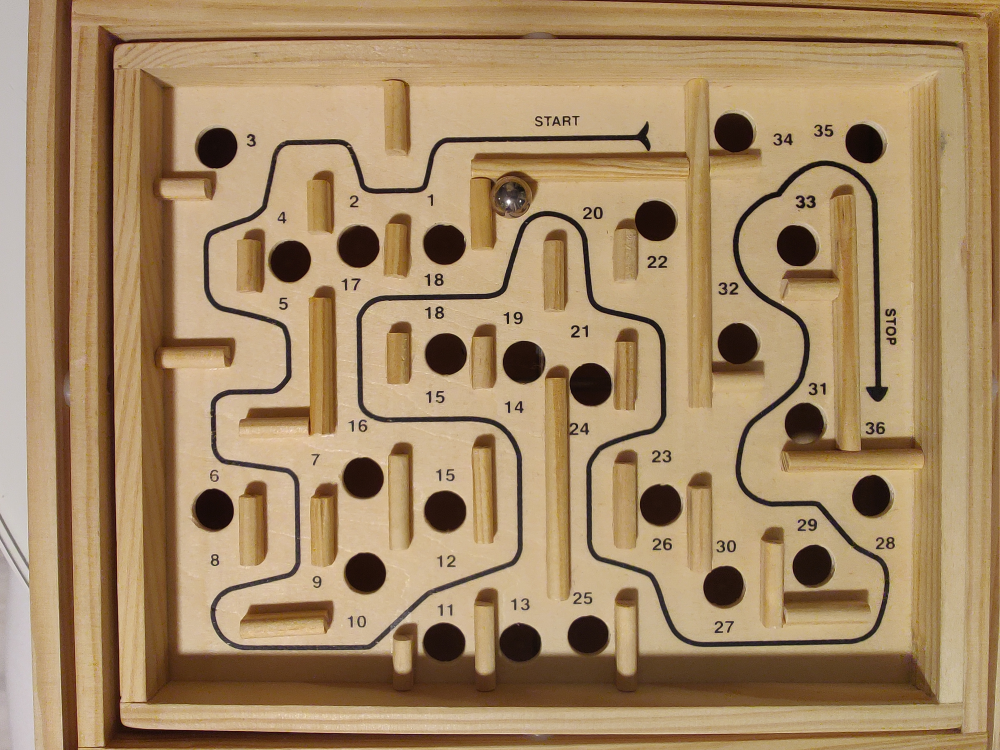
#> input picture KEX_Bilder/Top-Toy Labyrint/IMG_20250120_211306.jpg, 4000 x 3000 px, given in place of the camera (shown at 1/4 size)
$ python main.py
#> lines starting #> are read from the running program, lines starting #| are printed output that depends on the picture; after the words box and inside, x2 and y2 are one past the last pixel; in counts of white or black regions, pixels touching at a corner belong together
### BallDetection.py
import cv2
import numpy as np # for detectCircles

""" mask with difference from plane without ball present, requires homography to account for tilting plane """
# [27 lines left out: function processDiff, not called in this run]

""" Can mask without reference and homography """
# [35 lines left out: functions processBlur, processBlurTopToyPhoneCam, not called in this run]

""" Using light reflection in marble """
def processLight(img):
    #img = cv2.medianBlur(img, 1)

    # Threshold whitest parts (Light reflection)
    _, img = cv2.threshold(img, 250, 255, cv2.THRESH_BINARY)
    # Lite lägre threshold så dyker reflektion i planet upp
    # Måste hantera annat som dyker upp så som: sticker, skruvar och metallstavar!

    #cv2.imshow("processLight Thresh", img)

    # Make little bigger for circle detetction (Maybe use other method now?)
    img = cv2.dilate(img, None, iterations=5)
    img = cv2.medianBlur(img, 9)

    return img

# How to detect ball coords?
# FindContours, SimpleBlobDetector, HoughCircles

""" Detects circles hopefully well, unreliable without binary mask"""
""" inputs image to detect and image to print circles to, returns detected circles coords & radius"""
def detectCircles(img, imgOut):
    # https://www.geeksforgeeks.org/circle-detection-using-opencv-python/

    # Top-Toy, processBlur values 1, 20, 50, 10, 1, 10
    detected_circles = cv2.HoughCircles(img,
                   cv2.HOUGH_GRADIENT, 1, 30, param1 = 50,
               param2 = 10, minRadius = 1, maxRadius = 10)
    # param2 ensures better circles --> higher value (10 quite low?)

    # Draw circles that are detected.
    if detected_circles is not None:

        # Convert the circle parameters a, b and r to integers.
        detected_circles = np.uint16(np.around(detected_circles))

        for pt in detected_circles[0, :]:
            a, b, r = pt[0], pt[1], pt[2]

            #print(f"Circle at coords: ({a}, {b}) with radius: {r}")

            # Draw the circumference of the circle.
            cv2.circle(imgOut, (a, b), r, (127, 0, 0), 2) # Grey ring (color not visible in binary mask)

            # Draw a small circle (of radius 1) to show the center.
            cv2.circle(imgOut, (a, b), 1, (50, 0, 0), 1)

        # Display detected circles
        cv2.imshow("Detected Circles", imgOut)

        """ Add function to only return most likely to be the ball if there's more than 1 circle """
        return detected_circles[0][0] # Only outputs 1st circle for now
    else:
        print("No circles detected.")
        return None

""" Have not gotten this to work yet"""
# [38 lines left out: function detectBlobs, not called in this run]

"""" Returns ball center coords relative to the image pixel coordinate system"""
def GetBallCoords_ImageCoords(img):
    # [6 lines of commented-out code are left out]
    img = processLight(img)
    return detectCircles(img,img)


# [59 lines that do not run on import are left out]

### BallVelocity.py
#from symbol import pass_stmt

import cv2
from BallDetection import GetBallCoords_ImageCoords

""" Calculates ball velocity in image pixel speed between two image inputs """
""" OBS if no ball is detected, adjust so it takes missing frames into account """
""" For missing frames use last known position and velocity """
def GetVelocity_ImageCoords(frame1,frame2,framerate, lastValidCoords, lastValidVelocity):
    coords1 = GetBallCoords_ImageCoords(frame1)
    coords2 = GetBallCoords_ImageCoords(frame2)

    # Use last valid coordinates/velocity if missing
    if coords1 is None:
        coords1 = lastValidCoords
    if coords2 is None:
        return lastValidVelocity, coords1

    # initial frame
    #if coords1 is None:
        #raise TypeError
    # Check if one frame is missing
    # if coords2 is None:
    #     raise SystemExit(coords1)

    # Coords in unsigned uint16, cannot subtract, cast to int
    dx = int(coords2[0])-int(coords1[0])
    dy = int(coords2[1])-int(coords1[1])
    #print(f"(dx,dy): ({dx},{dy})")
    vx = dx * framerate
    vy = dy * framerate

    # Debug draw velocity
    cv2.line(frame2, (coords1[0], coords1[1]),(coords2[0], coords2[1]),(127,0,0),2)
    #cv2.imshow("Velocity", frame2)

    return [vx, vy], coords2 # Returns both velocity and last known position (OBS speed in pixels/s)

# [11 lines that do not run on import are left out]

### Timer.py
import time

class Timer:
    def __init__(self, duration_sec):
        self.duration = duration_sec  # How long to wait
        self.start_time = None
        self.running = False

    # [4 lines left out: function start, not called in this run]

    def stop(self):
        self.start_time = None
        self.running = False

    def reset(self):
        self.stop()
        self.start()

    # [9 lines left out: functions is_done, get_elapsed, not called in this run]

### main.py
"""" import relevant scripts and run here """
""" sudo chmod a+rw /dev/ttyACM0 """
import cv2
from BallVelocity import GetVelocity_ImageCoords
import serial
import time
from matplotlib import pyplot
import numpy as np
from Timer import Timer

def prepareImage(img):
    img = prepareImageScaleCrop(img)
    img = prepareImage2Gray(img)
    return img

def prepareImageScaleCrop(img):
    scale = 0.5
    img = cv2.resize(img, (0, 0), fx=scale, fy=scale)
    #cv2.imshow("Source", img)

    # Crop
    # img = img[:, 25:117]
    return img

def prepareImage2Gray(img):
    img = cv2.cvtColor(img, cv2.COLOR_BGR2GRAY)
    return img

# Query has to follow correct message layout to avoid delay ()
def serialQuery(message):
    message += '\n'
    ser.write(message.encode('ascii'))
    #print("Message sent: " + message)
    #print("message sent at" + time.ctime())

# [5 lines left out: function getMouseClick, not called in this run]

def getCurrentSetpoint():
    global pointIndex
    if setpointMode == "mouse":
        return mouseSetpoint
    elif setpointMode == "list":
        if pointIndex < len(pointList):
            return pointList[pointIndex]
        else:
            return None  # or hold last point

# [5 lines left out: function draw_cross, not called in this run]

if __name__ == '__main__':
    # Initialize serial
    #serialName: str = 'COM37' # Windows port name
    serialName: str = '/dev/ttyACM0'  # Linux port name
    baud: int = 38400#19200
    ser = serial.Serial(serialName, baudrate=baud)  # , rtscts=False, dsrdtr=False)  # open serial port
    time.sleep(1)

    # Import video and parameters
    videoPath = "KEX_Bilder/Top-Toy Labyrint/Video_Flash02.mp4"
    videoPath = "KEX_Bilder/BRIO Labyrint/Video_Lvl3.avi"
    #deviceID = 0
    deviceID = "/dev/video2"
    framerate = 30
    px2mm = 0.872441051775 # Convertion rate from pixles to real world units (gathered from ColorDetection.py)
    frame_width = 640
    frame_height = 480
    scale = 0.5 # !! Not global variable, must be set to same as in prepareImageScaleCrop()
    vidResultSavePath = "KEX_Bilder/BRIO Labyrint/Results/"

    pointIndex = 0
    pointList = [(124, 203), (142, 204), (223, 176), (258, 182), (262, 137), (266, 98), (263, 69), (256, 37), (201, 18), (205, 47), (196, 82), (176, 91), (150, 106), (181, 136), (144, 174), (115, 163), (81, 188), (51, 154), (64, 133), (102, 131), (124, 103), (104, 82), (64, 83), (42, 51), (66, 20)]
    mouseSetpoint = (160,25)
    setpointMode = "mouse" #"mouse" or "list"

    errorTolerance = 10 # [px]
    timeAtPoint = 2000 # [ms]
    errorTimer = Timer(1.0)

    cap = cv2.VideoCapture(deviceID) # Choose videoPath or DeviceID
    cap.set(3, frame_width)     # Width
    cap.set(4, frame_height)     # Height
    cap.set(10, 150)    # Brightness

    # Initiate first frame to compare distance
    success, imgPast = cap.read()
#> imgPast is the input picture: shape (3000, 4000, 3); mean B, G, R 101, 137.2, 164.8
    #imgPosPlot = prepareImageScaleCrop(imgPast) # Save first frame for later plot (Plane is flat as this point)
    imgPast = prepareImage(imgPast)
#> in prepareImage2Gray, `img = cv2.cvtColor(img, cv2.COLOR_BGR2GRAY)`:
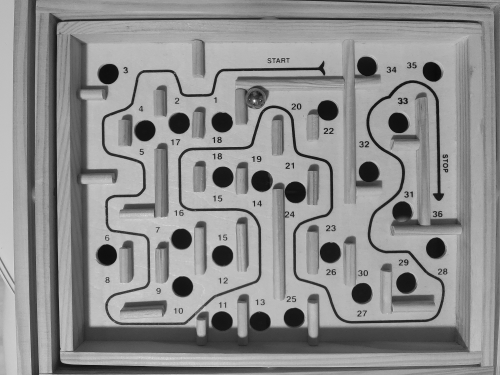
#> img: shape (1500, 2000) (shown at 1/4 size); min 2, max 255, mean 141.5
    imgPosPlot = imgPast # Save gray img instead

    # Save video
    vidResult = cv2.VideoWriter(f'{vidResultSavePath}Run@{time.ctime()}.avi',
                         cv2.VideoWriter_fourcc(*'MJPG'),
                         framerate, (int(frame_width*scale),int(frame_height*scale)), isColor=False) # !!! To get output you need to release, have correct dimensions and set isColor correctly
    if not vidResult.isOpened():
        print("Failed to open VideoWriter")

    lastValidImgCoords = [0,0]#None
    lastValidImgVelocity = [0, 0]

    # Initialize all positions for plotting
    savedPosx = []
    savedPosy = []
    savedRefx = []
    savedRefy = []
    savedVelx = []
    savedVely = []

    while True:
        success, img = cap.read()

        imgCurrent = prepareImage(img)

        # Write frame to file
        vidResult.write(imgCurrent)

        lastValidImgVelocity, lastValidImgCoords = GetVelocity_ImageCoords(imgPast, imgCurrent, framerate, lastValidImgCoords, lastValidImgVelocity)
#> in processLight, `_, img = cv2.threshold(img, 250, 255, cv2.THRESH_BINARY)`:
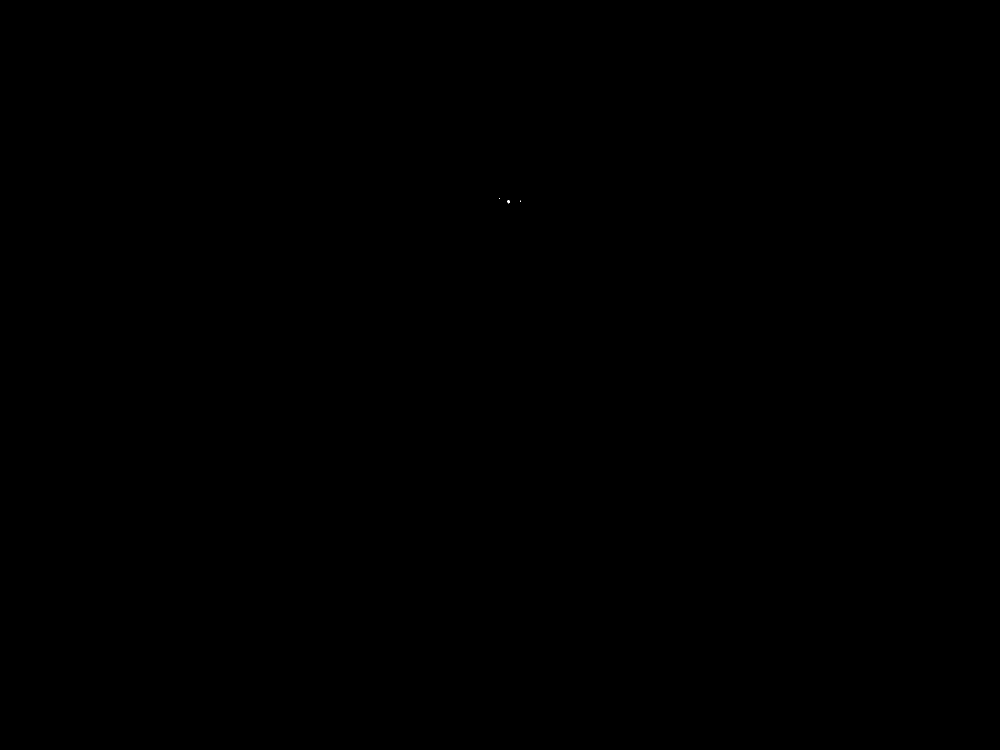
#> img: shape (1500, 2000) (shown at 1/2 size); 0% white; 3 white regions (2 under 20 px), largest, box (x1, y1, x2, y2) and area: (1014, 400, 1020, 407) 27
#> in detectCircles, `detected_circles = cv2.HoughCircles(img, cv2.HOUGH_GRADIENT, 1, 30, pa..`: detected_circles = [[1015.5, 402.5, 8.2]]
#> in detectCircles, `detected_circles = np.uint16(np.around(detected_circles))`: detected_circles = [[1016, 402, 8]]
#> the loop in detectCircles, `for pt in detected_circles[0, :]:` made 1 pass
#> in GetVelocity_ImageCoords, `coords1 = GetBallCoords_ImageCoords(frame1)`: coords1 = [1016, 402, 8]
#> the loop in detectCircles (call 2), `for pt in detected_circles[0, :]:` made 1 pass
#> in GetVelocity_ImageCoords, `dx = int(coords2[0])-int(coords1[0])`: dx = 0
#> lastValidImgVelocity = [0, 0]; lastValidImgCoords = [1016, 402, 8]
        #print(f"LastVel: {lastValidImgVelocity} Last Coords: {lastValidImgCoords}")

        # Convert ImgCoords and velocity to IRL units
        vel = [e * px2mm for e in lastValidImgVelocity]
#> vel = [0, 0]
        # print(f"PosPX: {lastValidImgCoords}px")
        pos = [e * px2mm for e in lastValidImgCoords]
#> pos = [886.4, 350.7, 6.98]
        #print(f"V: {vel}mm/s Pos: {pos}mm")
        #print(f"PosMM: {pos}mm")

        cv2.imshow("Video", imgCurrent)
        cv2.setMouseCallback("Video", getMouseClick)

        # Update Setpoint
        setPoint = getCurrentSetpoint()

        print(f"setPoint: {np.array(setPoint)}")
        print(f"Current pos: {lastValidImgCoords[:2]}")
#| Current pos: [1016  402]

        # # Increase pointIndex if ball have been stable around setpoint for 1s
        if (setpointMode == "list"):
            errorDistance = np.linalg.norm(np.array(lastValidImgCoords[:2]) - np.array(setPoint))
            if (errorDistance > errorTolerance):
                errorTimer.stop()
            else:
                print("Inside tolerance - Starting timer!")
                errorTimer.start() # Doesn't restart when calling .start()
                if errorTimer.is_done():
                    pointIndex += 1
                    print(f"Held position for 1 sec! Moving to: {pointList[pointIndex]}")
                    errorTimer.stop()


        #print(f"mouse: {mouseSetpoint[0]},{mouseSetpoint[1]} and mm {mouseSetpoint[0]*px2mm},{mouseSetpoint[1]*px2mm}")
        #print(f"Setpoint: {setPoint}")

        # Send position to arduino via serial
        # in mm:s
        #serialQuery(f"{round(pos[0],8)} {round(pos[1],8)} {round(mouseSetpoint[0]*px2mm,8)} {round(mouseSetpoint[1]*px2mm,8)}")
        # in px:s
        serialQuery(f"{lastValidImgCoords[0]} {lastValidImgCoords[1]} {setPoint[0]} {setPoint[1]}")

        # baud needs to account for 4+4+4+4 chars = 16
        # 1/baudrate * chars * 1000 = ms to send message
        # 1000 / ms per message = message per second
        # reversed: if we have 30 ms per message and baud 19200 we can have 576 chars

        savedPosx.append(lastValidImgCoords[0])
        savedPosy.append(lastValidImgCoords[1])
        savedRefx.append(setPoint[0])
        savedRefy.append(setPoint[1])
        savedVelx.append(vel[0])
        savedVely.append(vel[1])

        imgPast = imgCurrent   # Set previous frame variable for next loop

        if cv2.waitKey(1) & 0xFF == ord('q'):
#> (key q is pressed here)
            break

    # Plot x/y-position with reference value (use this instead?? https://www.geeksforgeeks.org/how-to-update-a-plot-on-same-figure-during-the-loop/)
    pyplot.subplot(1, 2, 1)
    pyplot.plot(savedPosx, label="X")
    pyplot.plot(savedRefx, label="ref X", linestyle="--")
    pyplot.title("X-step")
    pyplot.subplot(1, 2, 2)
    pyplot.plot(savedPosy, label="Y")
    pyplot.plot(savedRefy, label="ref Y", linestyle="--")
    pyplot.title("Y-step")
    pyplot.legend()
    pyplot.show(block=False)
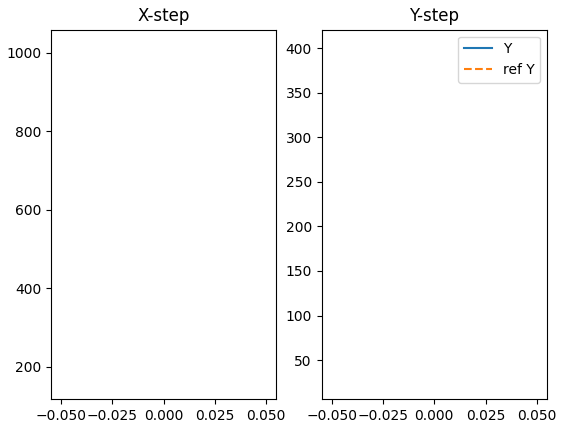
#> figure drawn by matplotlib, 2 panels
    pyplot.pause(0.001)
    #pyplot.clf()
    pyplot.figure(0)
    pyplot.plot(savedVelx, label="X")
    pyplot.plot(savedVely, label="Y")
    pyplot.title("speed [mm/s]")
    pyplot.legend()
    pyplot.show()
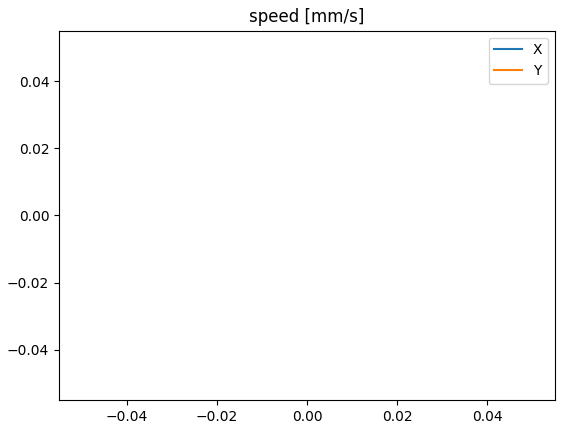
#> figure drawn by matplotlib, 1 panel

    savedPosx = [int(x) for x in savedPosx]
#> savedPosx = [1016]
    savedPosy = [int(x) for x in savedPosy]
#> savedPosy = [402]
    print("X data:")
    print(savedPosx)
#| [1016]
    print("Reference X:")
    print(savedRefx)
    print("Y data:")
    print(savedPosy)
#| [402]
    print("Reference Y:")
    print(savedRefy)
    print("X Speed:")
    print(savedVelx)
#| [0.0]

    # Plot image of plane with recorded position data
    imgPosPlot = cv2.cvtColor(imgPosPlot, cv2.COLOR_GRAY2BGR) # Convert back to BGR to plot colors
    for i in range(len(savedPosx)):
        cv2.circle(imgPosPlot, (savedPosx[i],savedPosy[i]), 2, (255, 0, 0), 2)
#> this loop made 1 pass
#> imgPosPlot: shape (1500, 2000, 3); mean B, G, R 141.5, 141.5, 141.5
    # Plot reference positions
    for i in range(len(savedRefx)):
        if savedRefx[i] != savedRefx[i-1]:
            #cv2.circle(imgPosPlot, (savedRefx[i], savedRefy[i]), 2, (0, 255, 0), 2)
            draw_cross(imgPosPlot, (savedRefx[i], savedRefy[i]),10,(0,0,255),2)
    cv2.imshow("Recorded Positions", imgPosPlot)


    # Save film (https://www.geeksforgeeks.org/saving-a-video-using-opencv/)

    cap.release()
    vidResult.release()
    #cv2.destroyAllWindows()
    cv2.waitKey(0)

$ run again, on KEX_Bilder/Top-Toy Labyrint/Flat_Ball_Flash02.jpg
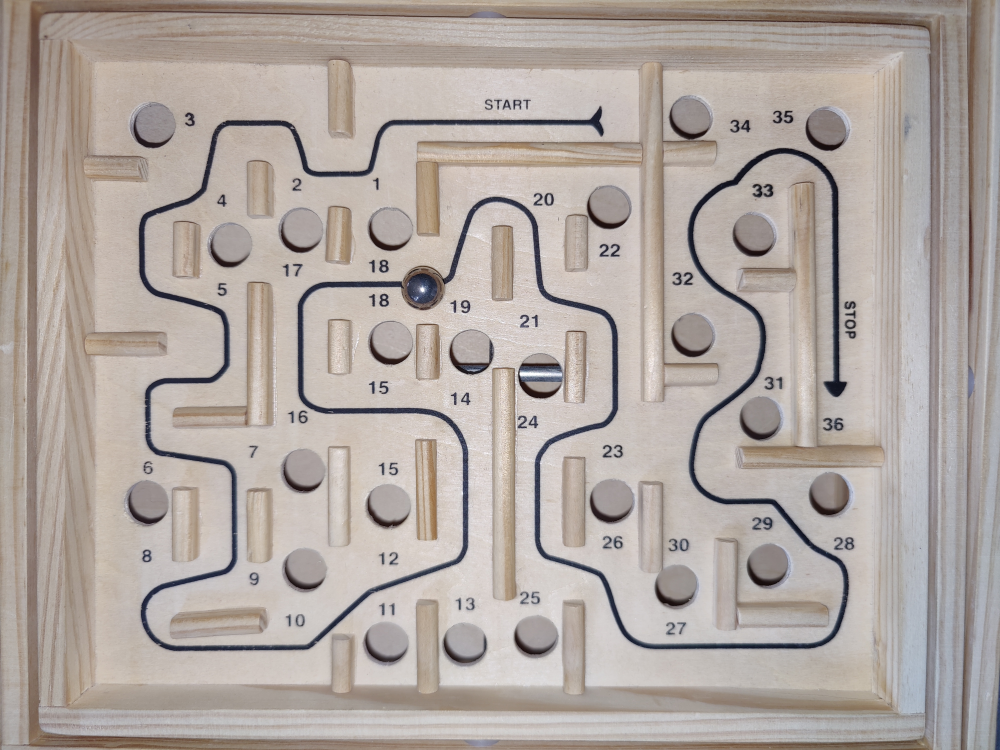
#> input picture KEX_Bilder/Top-Toy Labyrint/Flat_Ball_Flash02.jpg, 4000 x 3000 px, given in place of the camera (shown at 1/4 size)
#> imgPast is the input picture: shape (3000, 4000, 3); mean B, G, R 161, 166.4, 175.6
#> in processLight, `img = cv2.medianBlur(img, 9)`:
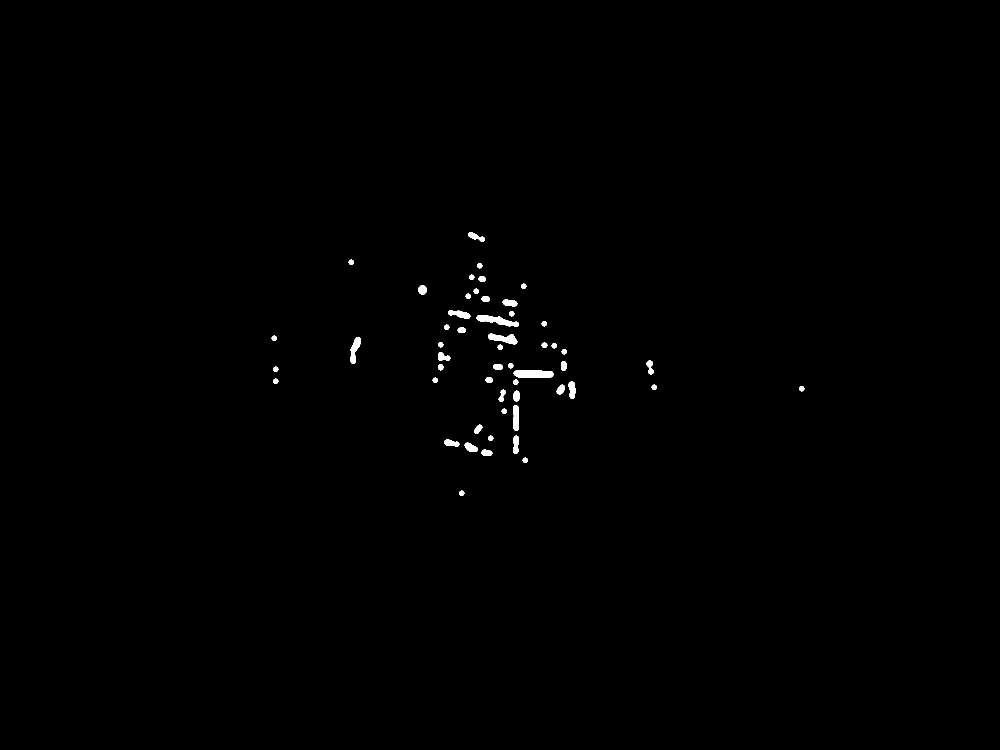
#> img: shape (1500, 2000) (shown at 1/2 size); 0.39% white; 53 white regions, largest, box (x1, y1, x2, y2) and area: (1027, 740, 1107, 756) 1121, (953, 630, 1038, 654) 963, (976, 667, 1035, 689) 735
#> in detectCircles, `detected_circles = cv2.HoughCircles(img, cv2.HOUGH_GRADIENT, 1, 30, pa..`: detected_circles = 28 rows, first 8: [844.5, 578.5, 8.2], [1298.5, 727.5, 6.2], [1088.5, 690.5, 6], [901.5, 625.5, 6], [1032.5, 796.5, 5.5], [884.5, 712.5, 9.4], [968.5, 904.5, 6.9], [548.5, 676.5, 4.6]
#> in detectCircles, `detected_circles = np.uint16(np.around(detected_circles))`: detected_circles = 28 rows, first 8: [844, 578, 8], [1298, 728, 6], [1088, 690, 6], [902, 626, 6], [1032, 796, 6], [884, 712, 9], [968, 904, 7], [548, 676, 5]
#> the loop in detectCircles, `for pt in detected_circles[0, :]:` made 28 passes
#> coords1 = [844, 578, 8]
#> in detectCircles (call 2), `detected_circles = cv2.HoughCircles(img, cv2.HOUGH_GRADIENT, 1, 30, pa..`: detected_circles = 28 rows, first 8: [844.5, 578.5, 8.2], [1298.5, 727.5, 6.2], [1088.5, 690.5, 6], [901.5, 625.5, 6], [1032.5, 796.5, 5.5], [884.5, 712.5, 9.4], [968.5, 904.5, 6.9], [548.5, 676.5, 4.6]
#> in detectCircles (call 2), `detected_circles = np.uint16(np.around(detected_circles))`: detected_circles = 28 rows, first 8: [844, 578, 8], [1298, 728, 6], [1088, 690, 6], [902, 626, 6], [1032, 796, 6], [884, 712, 9], [968, 904, 7], [548, 676, 5]
#> the loop in detectCircles (call 2), `for pt in detected_circles[0, :]:` made 28 passes
#> coords2 = [844, 578, 8]
#> dx = 0
#> frame2: shape (1500, 2000); min 2, max 255, mean 168.7
#> lastValidImgVelocity = [0, 0]; lastValidImgCoords = [844, 578, 8]
#> vel = [0, 0]
#> pos = [736.3, 504.3, 6.98]
#| Current pos: [844 578]
#> `pyplot.show(block=False)`:
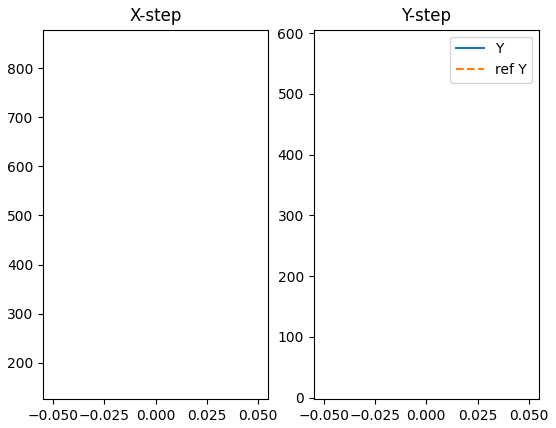
#> figure drawn by matplotlib, 2 panels
#> savedPosx = [844]
#> savedPosy = [578]
#| [844]
#| [578]
#| [0.0]
#> the loop `for i in range(len(savedPosx)):` made 1 pass
